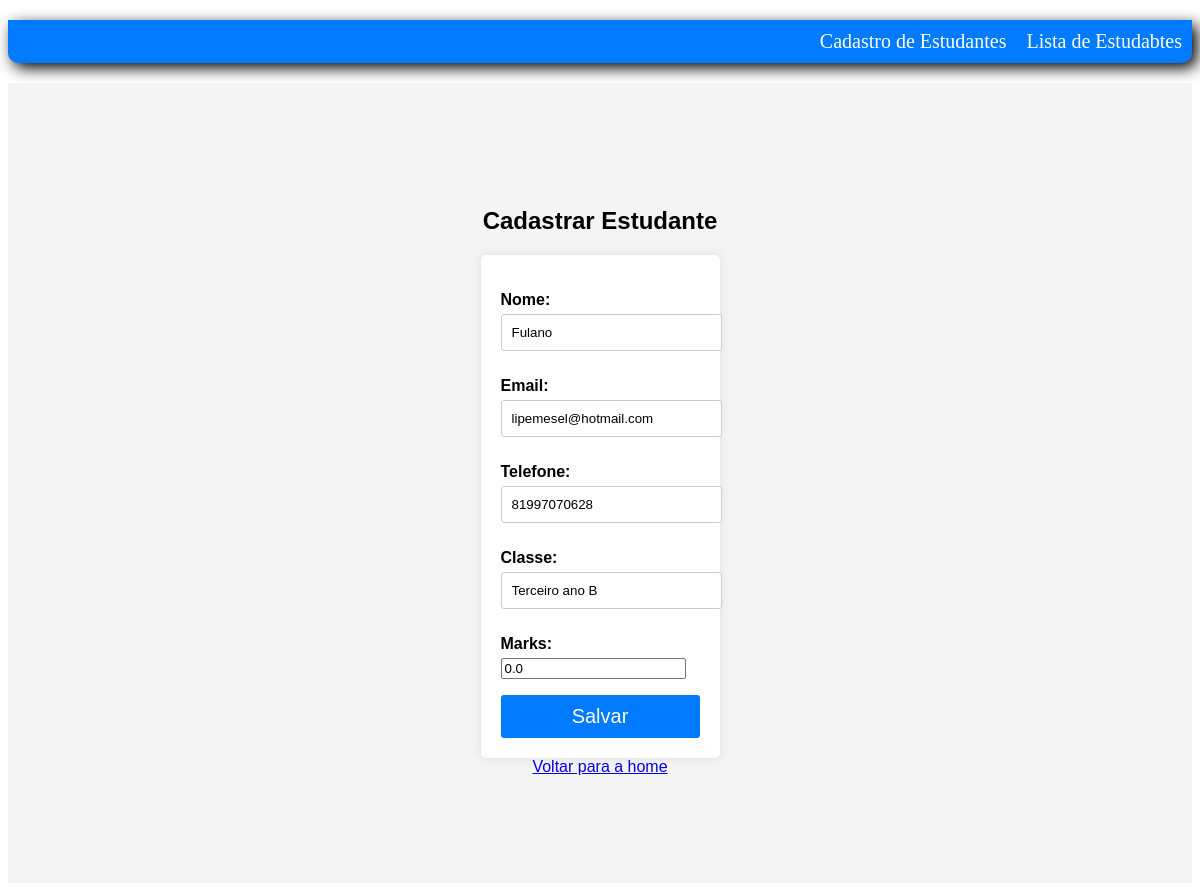
Screenshot of /editar_entidades/8/ with the database file from the repository.
### core/models.py (models this page shows, shortened)
class StudentModel(models.Model):
    nome = models.CharField(max_length=100)
    telefone = models.CharField(max_length=100)
    email = models.CharField(max_length=100)
    classe = models.CharField(max_length=100)
    marks = models.FloatField(default=0.0)

### core/views.py (the view)
# urls.py: path('editar_entidades/<int:entidade_id>/', views.editar_entidade, name='editar_entidade'),
def editar_entidade(request, entidade_id):
    entidade = StudentModel.objects.get(id=entidade_id)
    if request.method == 'POST':
        form = StudentModelForm(request.POST, instance=entidade)  # Passe a instância do objeto entidade para o formulário
        if form.is_valid():
            form.save()  # Salve o objeto entidade com os dados do formulário atualizados
            return redirect('home')  # Redirecione para a página de listagem de entidades
    else:
        form = StudentModelForm(instance=entidade)  # Passe a instância do objeto entidade para o formulário
    return render(request, 'cadastro_entidade.html', {'form': form})

### core/forms.py
class StudentModelForm(forms.ModelForm):
    class Meta:
        model = StudentModel
        fields = ['nome', 'email', 'telefone', 'classe', 'marks']  # Liste todos os campos que deseja incluir no formulário

### core/templates/cadastro_entidade.html (shortened to what this page needs)
<!DOCTYPE html>
{% load static %}
<html>
<head>
    <link rel="stylesheet" href="{% static 'css/styles.css' %}">
</head>
<body>
    <ul class="sidebar-nav">
        <li><a href="{% url 'cadastrar_entidade' %}">Cadastro de Estudantes</a></li>
        <li><a href="{% url 'home' %}">Lista de Estudabtes</a></li>
    </ul>
    <div class="login-form-body">
            <h1 class="login-form-h1">Cadastrar Estudante</h1>
            <form class="login-form-form" method="post">
                {{ form.as_p }}
                <button class="login-form-button" type="submit">Salvar</button>
            </form>
            <a href="{% url 'home' %}">Voltar para a home</a>
    </div>
</body>
</html>

### core/static/css/styles.css (style rules this page uses)
.login-form-body { font-family: Arial, sans-serif; background-color: #f4f4f4; margin: 0; padding: 0; display: flex; flex-direction: column; align-items: center; justify-content: center; height: 100vh; }
.login-form-h1 { font-size: 24px; margin-bottom: 20px; }
.login-form-form { background-color: #ffffff; padding: 20px; border-radius: 5px; box-shadow: 0 0 10px rgba(0, 0, 0, 0.1); }
label { display: block; margin-bottom: 5px; font-weight: bold; }
input[type="text"], input[type="password"] { width: 100%; padding: 10px; margin-bottom: 10px; border: 1px solid #ccc; border-radius: 3px; }
.login-form-button { display: block; width: 100%; padding: 10px; font-size: 20px; background-color: #007bff; color: #fff; border: none; border-radius: 3px; cursor: pointer; }
.sidebar-nav { list-style-type: none; padding: 0; color: #fff; font-size: 20px; background-color: #007bff; display: flex; justify-content: flex-end; border-radius: 0px 0px 10px 10px; -webkit-box-shadow: 5px 5px 15px 5px #000000; box-shadow: 5px 5px 15px 0px #000000; }
.sidebar-nav li { padding: 10px; }
.sidebar-nav li a { text-decoration: none; color: #fff; transition: background-color 0.3s; }

### rows the page displays
StudentModel: nome "Fulano", email "lipemesel@hotmail.com", telefone "81997070628", classe "Terceiro ano B", marks "0.0"
